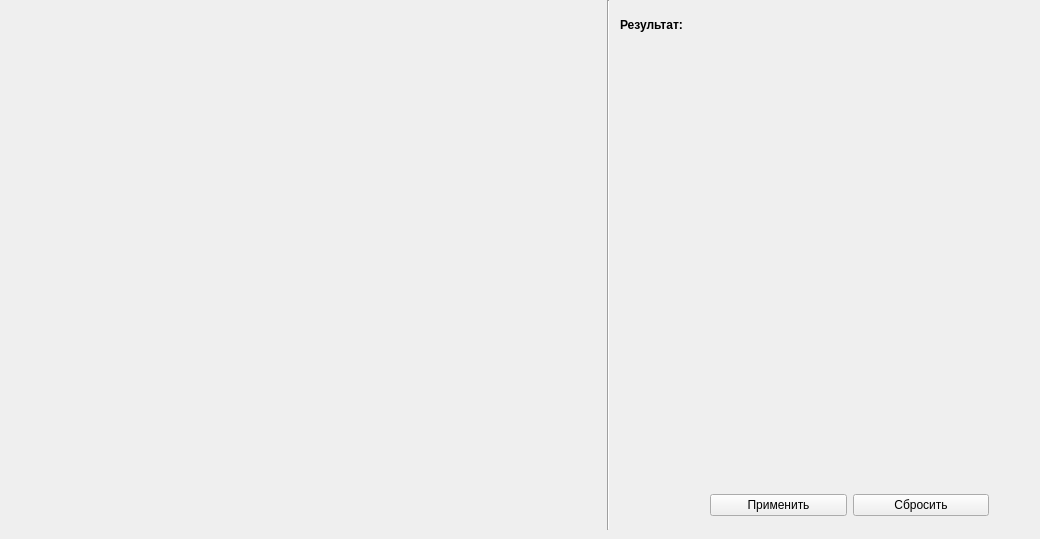
      <widget class="QWidget" name="tab_13">
       <attribute name="title">
        <string>Результат</string>
       </attribute>
       <widget class="QWidget" name="horizontalLayoutWidget_24">
        <property name="geometry">
         <rect>
          <x>710</x>
          <y>490</y>
          <width>279</width>
          <height>30</height>
         </rect>
        </property>
        <layout class="QHBoxLayout" name="horizontalLayout_37">
         <item>
          <widget class="QPushButton" name="pushButton_24">
           <property name="text">
            <string>Применить</string>
           </property>
          </widget>
         </item>
         <item>
          <widget class="QPushButton" name="pushButton_25">
           <property name="text">
            <string>Сбросить</string>
           </property>
          </widget>
         </item>
        </layout>
       </widget>
       <widget class="Line" name="line_12">
        <property name="geometry">
         <rect>
          <x>600</x>
          <y>0</y>
          <width>16</width>
          <height>530</height>
         </rect>
        </property>
        <property name="orientation">
         <enum>Qt::Vertical</enum>
        </property>
       </widget>
       <widget class="QWidget" name="horizontalLayoutWidget_25">
        <property name="geometry">
         <rect>
          <x>10</x>
          <y>10</y>
          <width>581</width>
          <height>510</height>
         </rect>
        </property>
        <layout class="QHBoxLayout" name="horizontalLayout_38"/>
       </widget>
       <widget class="QLabel" name="label_39">
        <property name="geometry">
         <rect>
          <x>620</x>
          <y>10</y>
          <width>279</width>
          <height>29</height>
         </rect>
        </property>
        <property name="font">
         <font>
          <weight>75</weight>
          <bold>true</bold>
         </font>
        </property>
        <property name="text">
         <string>Результат:</string>
        </property>
       </widget>
       <widget class="QLabel" name="label_34">
        <property name="geometry">
         <rect>
          <x>610</x>
          <y>60</y>
          <width>421</width>
          <height>411</height>
         </rect>
        </property>
        <property name="maximumSize">
         <size>
          <width>500</width>
          <height>1000</height>
         </size>
        </property>
        <property name="text">
         <string/>
        </property>
       </widget>
      </widget>
